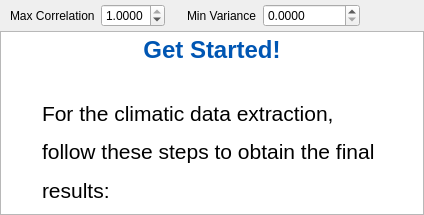
             <widget class="QWidget" name="ClimTab1">
              <attribute name="title">
               <string>Get Started !</string>
              </attribute>
              <layout class="QVBoxLayout" name="verticalLayout_21" stretch="1,6">
               <property name="spacing">
                <number>0</number>
               </property>
               <property name="leftMargin">
                <number>0</number>
               </property>
               <property name="topMargin">
                <number>0</number>
               </property>
               <property name="rightMargin">
                <number>0</number>
               </property>
               <property name="bottomMargin">
                <number>0</number>
               </property>
               <item>
                <widget class="QWidget" name="climate_data_settings" native="true">
                 <property name="autoFillBackground">
                  <bool>true</bool>
                 </property>
                 <layout class="QHBoxLayout" name="horizontalLayout_14" stretch="1,1,1,1,1,4">
                  <property name="leftMargin">
                   <number>10</number>
                  </property>
                  <property name="topMargin">
                   <number>0</number>
                  </property>
                  <property name="rightMargin">
                   <number>0</number>
                  </property>
                  <property name="bottomMargin">
                   <number>0</number>
                  </property>
                  <item>
                   <widget class="QLabel" name="label_2">
                    <property name="text">
                     <string>Max Correlation</string>
                    </property>
                   </widget>
                  </item>
                  <item>
                   <widget class="QDoubleSpinBox" name="max_correlation_climat">
                    <property name="decimals">
                     <number>4</number>
                    </property>
                    <property name="maximum">
                     <double>1.000000000000000</double>
                    </property>
                    <property name="value">
                     <double>1.000000000000000</double>
                    </property>
                   </widget>
                  </item>
                  <item>
                   <spacer name="horizontalSpacer_11">
                    <property name="orientation">
                     <enum>Qt::Orientation::Horizontal</enum>
                    </property>
                    <property name="sizeHint" stdset="0">
                     <size>
                      <width>40</width>
                      <height>20</height>
                     </size>
                    </property>
                   </spacer>
                  </item>
                  <item>
                   <widget class="QLabel" name="label">
                    <property name="text">
                     <string>Min Variance</string>
                    </property>
                   </widget>
                  </item>
                  <item>
                   <widget class="QDoubleSpinBox" name="min_variance_climat">
                    <property name="decimals">
                     <number>4</number>
                    </property>
                    <property name="maximum">
                     <double>100000.000000000000000</double>
                    </property>
                   </widget>
                  </item>
                  <item>
                   <spacer name="horizontalSpacer_10">
                    <property name="orientation">
                     <enum>Qt::Orientation::Horizontal</enum>
                    </property>
                    <property name="sizeHint" stdset="0">
                     <size>
                      <width>40</width>
                      <height>20</height>
                     </size>
                    </property>
                   </spacer>
                  </item>
                 </layout>
                </widget>
               </item>
               <item>
                <widget class="QTextBrowser" name="textEditClimStart">
                 <property name="autoFillBackground">
                  <bool>true</bool>
                 </property>
                 <property name="frameShape">
                  <enum>QFrame::Shape::StyledPanel</enum>
                 </property>
                 <property name="verticalScrollBarPolicy">
                  <enum>Qt::ScrollBarPolicy::ScrollBarAlwaysOff</enum>
                 </property>
                 <property name="horizontalScrollBarPolicy">
                  <enum>Qt::ScrollBarPolicy::ScrollBarAlwaysOff</enum>
                 </property>
                 <property name="html">
                  <string>&lt;!DOCTYPE HTML PUBLIC &quot;-//W3C//DTD HTML 4.0//EN&quot; &quot;http://www.w3.org/TR/REC-html40/strict.dtd&quot;&gt;
&lt;html&gt;&lt;head&gt;&lt;meta name=&quot;qrichtext&quot; content=&quot;1&quot; /&gt;&lt;meta charset=&quot;utf-8&quot; /&gt;&lt;title&gt;Get Started&lt;/title&gt;&lt;style type=&quot;text/css&quot;&gt;
p, li { white-space: pre-wrap; }
hr { height: 1px; border-width: 0; }
li.unchecked::marker { content: &quot;\2610&quot;; }
li.checked::marker { content: &quot;\2612&quot;; }
&lt;/style&gt;&lt;/head&gt;&lt;body style=&quot; font-family:'Segoe UI'; font-size:9pt; font-weight:400; font-style:normal;&quot;&gt;
&lt;h1 align=&quot;center&quot; style=&quot; margin-top:40px; margin-bottom:20px; margin-left:37px; margin-right:37px; -qt-block-indent:0; text-indent:0px; line-height:160%;&quot;&gt;&lt;span style=&quot; font-family:'Arial','sans-serif'; font-size:36pt; font-weight:600; color:#0056b3;&quot;&gt;Get Started!&lt;/span&gt;&lt;/h1&gt;
&lt;p style=&quot; margin-top:12px; margin-bottom:20px; margin-left:37px; margin-right:37px; -qt-block-indent:0; text-indent:0px; line-height:160%;&quot;&gt;&lt;span style=&quot; font-family:'Arial','sans-serif'; font-size:16pt;&quot;&gt;For the climatic data extraction, follow these steps to obtain the final results:&lt;/span&gt;&lt;/p&gt;
&lt;p style=&quot; margin-top:12px; margin-bottom:20px; margin-left:57px; margin-right:37px; -qt-block-indent:0; text-indent:0px; line-height:160%;&quot;&gt;&lt;span style=&quot; font-family:'Arial','sans-serif'; font-size:16pt;&quot;&gt;1. Select a &lt;/span&gt;&lt;span style=&quot; font-family:'Arial','sans-serif'; font-size:16pt; font-weight:600; color:#0056b3;&quot;&gt;.csv&lt;/span&gt;&lt;span style=&quot; font-family:'Arial','sans-serif'; font-size:16pt;&quot;&gt; file using the File Browser button.&lt;/span&gt;&lt;/p&gt;
&lt;p style=&quot; margin-top:12px; margin-bottom:20px; margin-left:57px; margin-right:37px; -qt-block-indent:0; text-indent:0px; line-height:160%;&quot;&gt;&lt;span style=&quot; font-family:'Arial','sans-serif'; font-size:16pt;&quot;&gt;2. Proceed to the climatic tree creation using the Climatic Tree button.&lt;/span&gt;&lt;/p&gt;
&lt;p style=&quot; margin-top:12px; margin-bottom:20px; margin-left:57px; margin-right:37px; -qt-block-indent:0; text-indent:0px; line-height:160%;&quot;&gt;&lt;span style=&quot; font-family:'Arial','sans-serif'; font-size:16pt;&quot;&gt;3. Generate the statistics using the Statistics button.&lt;/span&gt;&lt;/p&gt;
&lt;p style=&quot; margin-top:12px; margin-bottom:20px; margin-left:57px; margin-right:37px; -qt-block-indent:0; text-indent:0px; line-height:160%;&quot;&gt;&lt;span style=&quot; font-family:'Arial','sans-serif'; font-size:16pt;&quot;&gt;4. Export and visualize your results by clicking the Results button.&lt;/span&gt;&lt;/p&gt;
&lt;p style=&quot; margin-top:12px; margin-bottom:20px; margin-left:37px; margin-right:37px; -qt-block-indent:0; text-indent:0px; line-height:160%;&quot;&gt;&lt;span style=&quot; font-family:'Arial','sans-serif'; font-size:16pt; font-style:italic;&quot;&gt;For more specific information, click the &lt;/span&gt;&lt;span style=&quot; font-family:'Arial','sans-serif'; font-size:16pt; font-weight:600; font-style:italic;&quot;&gt;Help&lt;/span&gt;&lt;span style=&quot; font-family:'Arial','sans-serif'; font-size:16pt; font-style:italic;&quot;&gt; button to get all the details you need.&lt;/span&gt;&lt;span style=&quot; font-family:'Arial','sans-serif'; font-size:11pt;&quot;&gt; &lt;/span&gt;&lt;span style=&quot; font-family:'MS Shell Dlg 2'; font-size:11pt;&quot;&gt;      &lt;/span&gt;&lt;span style=&quot; font-family:'MS Shell Dlg 2'; font-size:8.25pt;&quot;&gt;                &lt;/span&gt;&lt;/p&gt;
&lt;p align=&quot;center&quot; style=&quot; margin-top:40px; margin-bottom:0px; margin-left:37px; margin-right:37px; -qt-block-indent:0; text-indent:0px; line-height:160%;&quot;&gt;&lt;span style=&quot; font-family:'Arial','sans-serif'; font-size:11pt; color:#888888;&quot;&gt;© 2024 iPhyloGeo. All rights reserved.&lt;/span&gt;&lt;/p&gt;&lt;/body&gt;&lt;/html&gt;</string>
                 </property>
                </widget>
               </item>
              </layout>
             </widget>
